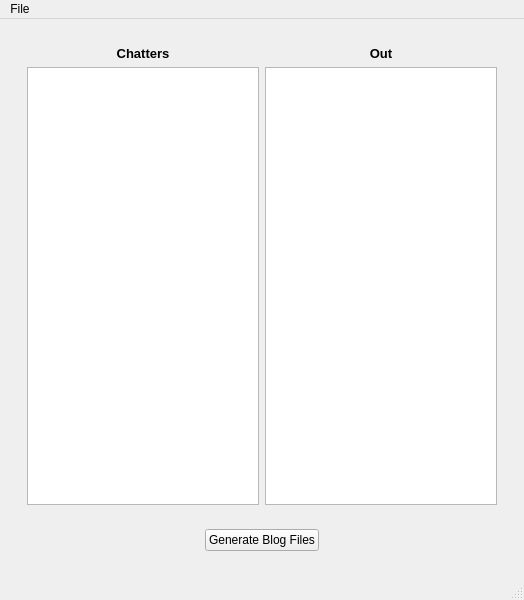
<?xml version="1.0" encoding="UTF-8"?>
<ui version="4.0">
 <class>MainWindow</class>
 <widget class="QMainWindow" name="MainWindow">
  <property name="geometry">
   <rect>
    <x>0</x>
    <y>0</y>
    <width>524</width>
    <height>600</height>
   </rect>
  </property>
  <property name="windowTitle">
   <string>TwitchBotPython</string>
  </property>
  <widget class="QWidget" name="centralwidget">
   <layout class="QVBoxLayout" name="verticalLayout">
    <item>
     <widget class="QStackedWidget" name="centralStackedWidget">
      <property name="currentIndex">
       <number>0</number>
      </property>
      <widget class="QWidget" name="page">
       <layout class="QVBoxLayout" name="verticalLayout_2">
        <item>
         <widget class="QWidget" name="grid" native="true">
          <layout class="QGridLayout" name="gridLayout">
           <item row="1" column="0">
            <widget class="QListView" name="listViewIn"/>
           </item>
           <item row="1" column="1">
            <widget class="QListView" name="listViewOut"/>
           </item>
           <item row="0" column="0">
            <widget class="QLabel" name="label">
             <property name="text">
              <string>&lt;html&gt;&lt;head/&gt;&lt;body&gt;&lt;p&gt;&lt;span style=&quot; font-size:10pt; font-weight:600;&quot;&gt;Chatters&lt;/span&gt;&lt;/p&gt;&lt;/body&gt;&lt;/html&gt;</string>
             </property>
             <property name="alignment">
              <set>Qt::AlignCenter</set>
             </property>
            </widget>
           </item>
           <item row="0" column="1">
            <widget class="QLabel" name="label_2">
             <property name="text">
              <string>&lt;html&gt;&lt;head/&gt;&lt;body&gt;&lt;p&gt;&lt;span style=&quot; font-size:10pt; font-weight:600;&quot;&gt;Out&lt;/span&gt;&lt;/p&gt;&lt;/body&gt;&lt;/html&gt;</string>
             </property>
             <property name="alignment">
              <set>Qt::AlignCenter</set>
             </property>
            </widget>
           </item>
          </layout>
         </widget>
        </item>
        <item>
         <widget class="QWidget" name="horizontalWidget" native="true">
          <layout class="QHBoxLayout" name="horizontalLayout">
           <item>
            <spacer name="horizontalSpacer">
             <property name="orientation">
              <enum>Qt::Horizontal</enum>
             </property>
             <property name="sizeHint" stdset="0">
              <size>
               <width>40</width>
               <height>20</height>
              </size>
             </property>
            </spacer>
           </item>
           <item>
            <widget class="QPushButton" name="buttonGenerate">
             <property name="text">
              <string>Generate Blog Files</string>
             </property>
            </widget>
           </item>
           <item>
            <spacer name="horizontalSpacer_2">
             <property name="orientation">
              <enum>Qt::Horizontal</enum>
             </property>
             <property name="sizeHint" stdset="0">
              <size>
               <width>40</width>
               <height>20</height>
              </size>
             </property>
            </spacer>
           </item>
          </layout>
         </widget>
        </item>
       </layout>
      </widget>
      <widget class="QWidget" name="page_2">
       <layout class="QVBoxLayout" name="verticalLayout_3">
        <item>
         <widget class="QWidget" name="horizontalWidgetSettingsButtons" native="true">
          <layout class="QHBoxLayout" name="horizontalLayout_2">
           <item>
            <spacer name="horizontalSpacer_3">
             <property name="orientation">
              <enum>Qt::Horizontal</enum>
             </property>
             <property name="sizeHint" stdset="0">
              <size>
               <width>40</width>
               <height>20</height>
              </size>
             </property>
            </spacer>
           </item>
           <item>
            <widget class="QPushButton" name="buttonSettingsSave">
             <property name="text">
              <string>Save</string>
             </property>
            </widget>
           </item>
           <item>
            <widget class="QPushButton" name="buttonSettingsCancel">
             <property name="text">
              <string>Cancel</string>
             </property>
            </widget>
           </item>
           <item>
            <spacer name="horizontalSpacer_4">
             <property name="orientation">
              <enum>Qt::Horizontal</enum>
             </property>
             <property name="sizeHint" stdset="0">
              <size>
               <width>40</width>
               <height>20</height>
              </size>
             </property>
            </spacer>
           </item>
          </layout>
         </widget>
        </item>
       </layout>
      </widget>
     </widget>
    </item>
   </layout>
  </widget>
  <widget class="QMenuBar" name="menubar">
   <property name="geometry">
    <rect>
     <x>0</x>
     <y>0</y>
     <width>524</width>
     <height>21</height>
    </rect>
   </property>
   <widget class="QMenu" name="menuFile">
    <property name="title">
     <string>File</string>
    </property>
    <addaction name="actionSettings"/>
    <addaction name="separator"/>
    <addaction name="actionExit"/>
   </widget>
   <addaction name="menuFile"/>
  </widget>
  <widget class="QStatusBar" name="statusbar"/>
  <action name="actionSettings">
   <property name="text">
    <string>Settings</string>
   </property>
  </action>
  <action name="actionExit">
   <property name="text">
    <string>Exit</string>
   </property>
  </action>
 </widget>
 <resources>
  <include location="resources.qrc"/>
 </resources>
 <connections/>
</ui>
